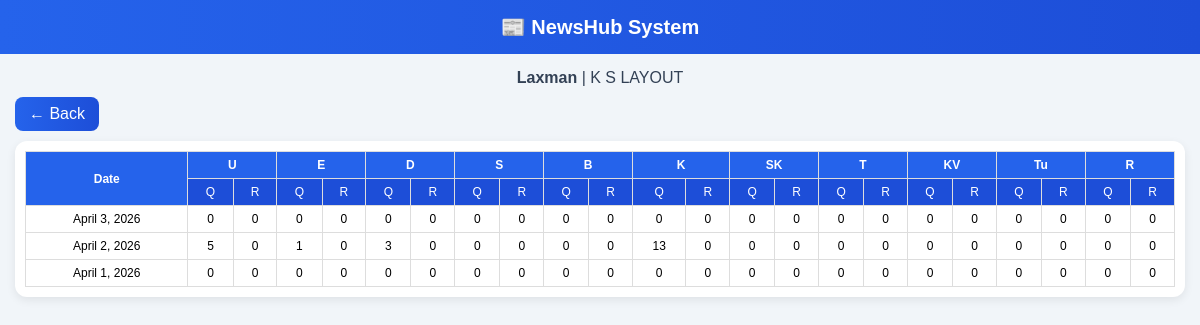
The page /vendor-ledger/ (signed in) on the database its author committed.
### core/models.py (models this page shows, shortened)
class Vendor(models.Model):
    name = models.CharField(max_length=100)
    phone = models.CharField(max_length=15, unique=True)
    password = models.CharField(max_length=100, default="demo")
    area = models.ForeignKey(Area, on_delete=models.CASCADE)
    opening_balance = models.DecimalField(max_digits=10, decimal_places=2, default=0)
    is_active = models.BooleanField(default=True)

class Area(models.Model):
    name = models.CharField(max_length=100, unique=True)

class DailyIndent(models.Model):
    vendor = models.ForeignKey(Vendor, on_delete=models.CASCADE, related_name="indents")
    date = models.DateField()
    udayavani = models.PositiveIntegerField(default=0)
    enadu = models.PositiveIntegerField(default=0)
    dnk = models.PositiveIntegerField(default=0)
    sakshi = models.PositiveIntegerField(default=0)
    b_standard = models.PositiveIntegerField(default=0)
    k_prabha = models.PositiveIntegerField(default=0)
    sk = models.PositiveIntegerField(default=0)
    tharanga = models.PositiveIntegerField(default=0)
    karma_veera = models.PositiveIntegerField(default=0)
    tushara = models.PositiveIntegerField(default=0)
    roopathara = models.PositiveIntegerField(default=0)
    returned_udayavani = models.PositiveIntegerField(default=0)
    returned_enadu = models.PositiveIntegerField(default=0)
    returned_dnk = models.PositiveIntegerField(default=0)
    returned_sakshi = models.PositiveIntegerField(default=0)
    returned_b_standard = models.PositiveIntegerField(default=0)
    returned_k_prabha = models.PositiveIntegerField(default=0)
    returned_sk = models.PositiveIntegerField(default=0)
    returned_tharanga = models.PositiveIntegerField(default=0)
    returned_karma_veera = models.PositiveIntegerField(default=0)
    returned_tushara = models.PositiveIntegerField(default=0)
    returned_roopathara = models.PositiveIntegerField(default=0)
    class Meta:
        unique_together = ("vendor", "date")
        ordering = ["-date", "vendor__name"]

### core/views.py (the view)
# urls.py: path('vendor-ledger/', views.vendor_ledger, name='vendor_ledger'),
def vendor_ledger(request):
    vendor_id = request.session.get("vendor_id")
    if not vendor_id:
        return redirect("vendor_login")
    vendor = get_object_or_404(Vendor, id=vendor_id)
    indents = DailyIndent.objects.filter(vendor=vendor).order_by("-date")
    return render(request, "core/vendor_ledger.html", {
        "vendor": vendor,
        "indents": indents,
    })

### core/templates/core/vendor_ledger.html (shortened to what this page needs)
<!DOCTYPE html>
<html>
<head>
</head>
<body>
<div class="header">
    📰 NewsHub System
</div>
<div class="container">
    <div class="info">
        <strong>{{ vendor.name }}</strong> | {{ vendor.area.name }}
    </div>
    <a href="/vendor-dashboard/" class="btn">← Back</a>
    <div class="table-box">
        <table>
            <tr>
                <th rowspan="2">Date</th>
                <th colspan="2">U</th>
                <th colspan="2">E</th>
                <th colspan="2">D</th>
                <th colspan="2">S</th>
                <th colspan="2">B</th>
                <th colspan="2">K</th>
                <th colspan="2">SK</th>
                <th colspan="2">T</th>
                <th colspan="2">KV</th>
                <th colspan="2">Tu</th>
                <th colspan="2">R</th>
            </tr>
            <tr class="subhead">
                <td>Q</td><td>R</td>
                <td>Q</td><td>R</td>
                <td>Q</td><td>R</td>
                <td>Q</td><td>R</td>
                <td>Q</td><td>R</td>
                <td>Q</td><td>R</td>
                <td>Q</td><td>R</td>
                <td>Q</td><td>R</td>
                <td>Q</td><td>R</td>
                <td>Q</td><td>R</td>
                <td>Q</td><td>R</td>
            </tr>
            {% for item in indents %}
            <tr>
                <td>{{ item.date }}</td>
                <td>{{ item.udayavani }}</td><td>{{ item.returned_udayavani }}</td>
                <td>{{ item.enadu }}</td><td>{{ item.returned_enadu }}</td>
                <td>{{ item.dnk }}</td><td>{{ item.returned_dnk }}</td>
                <td>{{ item.sakshi }}</td><td>{{ item.returned_sakshi }}</td>
                <td>{{ item.b_standard }}</td><td>{{ item.returned_b_standard }}</td>
                <td>{{ item.k_prabha }}</td><td>{{ item.returned_k_prabha }}</td>
                <td>{{ item.sk }}</td><td>{{ item.returned_sk }}</td>
                <td>{{ item.tharanga }}</td><td>{{ item.returned_tharanga }}</td>
                <td>{{ item.karma_veera }}</td><td>{{ item.returned_karma_veera }}</td>
                <td>{{ item.tushara }}</td><td>{{ item.returned_tushara }}</td>
                <td>{{ item.roopathara }}</td><td>{{ item.returned_roopathara }}</td>
            </tr>
            {% empty %}
            <tr>
                <td colspan="23">No data found</td>
            </tr>
            {% endfor %}
        </table>
    </div>
</div>
</body>
</html>

### core/templates/core/vendor_ledger.html (style rules this page uses)
body { font-family: Arial, sans-serif; background: #f1f5f9; margin: 0; }
.header { background: linear-gradient(90deg, #2563eb, #1d4ed8); color: white; padding: 15px; text-align: center; font-size: 20px; font-weight: bold; }
.container { padding: 15px; }
.info { text-align: center; margin-bottom: 10px; color: #334155; }
.btn { display: inline-block; margin-bottom: 10px; padding: 8px 14px; background: linear-gradient(90deg, #2563eb, #1d4ed8); color: white; text-decoration: none; border-radius: 8px; }
.table-box { overflow-x: auto; background: white; border-radius: 12px; padding: 10px; box-shadow: 0 3px 10px rgba(0,0,0,0.08); }
table { border-collapse: collapse; width: max-content; min-width: 100%; font-size: 12px; }
th, td { border: 1px solid #ddd; padding: 6px; text-align: center; white-space: nowrap; }
th { background: #2563eb; color: white; }
.subhead { background: #1d4ed8; color: white; }

### rows shown on the page
Vendor: name "Laxman", area.name "K S LAYOUT"
DailyIndent: date "April 3, 2026", udayavani "0", returned_udayavani "0", enadu "0", returned_enadu "0", dnk "0", returned_dnk "0", sakshi "0", returned_sakshi "0", b_standard "0", returned_b_standard "0", k_prabha "0", returned_k_prabha "0", sk "0", returned_sk "0", tharanga "0", returned_tharanga "0", karma_veera "0", returned_karma_veera "0", tushara "0", returned_tushara "0", roopathara "0", returned_roopathara "0"
DailyIndent: date "April 2, 2026", udayavani "5", returned_udayavani "0", enadu "1", returned_enadu "0", dnk "3", returned_dnk "0", sakshi "0", returned_sakshi "0", b_standard "0", returned_b_standard "0", k_prabha "13", returned_k_prabha "0", sk "0", returned_sk "0", tharanga "0", returned_tharanga "0", karma_veera "0", returned_karma_veera "0", tushara "0", returned_tushara "0", roopathara "0", returned_roopathara "0"
DailyIndent: date "April 1, 2026", udayavani "0", returned_udayavani "0", enadu "0", returned_enadu "0", dnk "0", returned_dnk "0", sakshi "0", returned_sakshi "0", b_standard "0", returned_b_standard "0", k_prabha "0", returned_k_prabha "0", sk "0", returned_sk "0", tharanga "0", returned_tharanga "0", karma_veera "0", returned_karma_veera "0", tushara "0", returned_tushara "0", roopathara "0", returned_roopathara "0"
